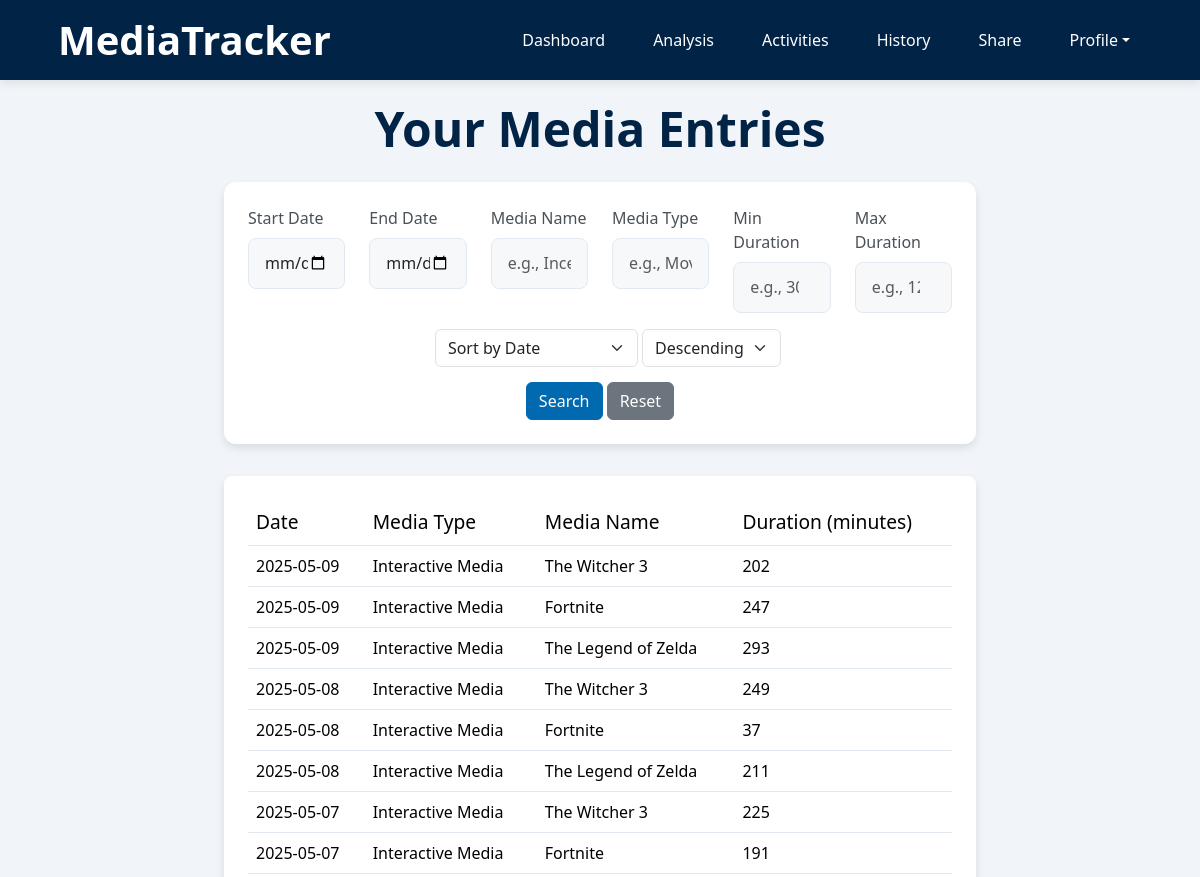
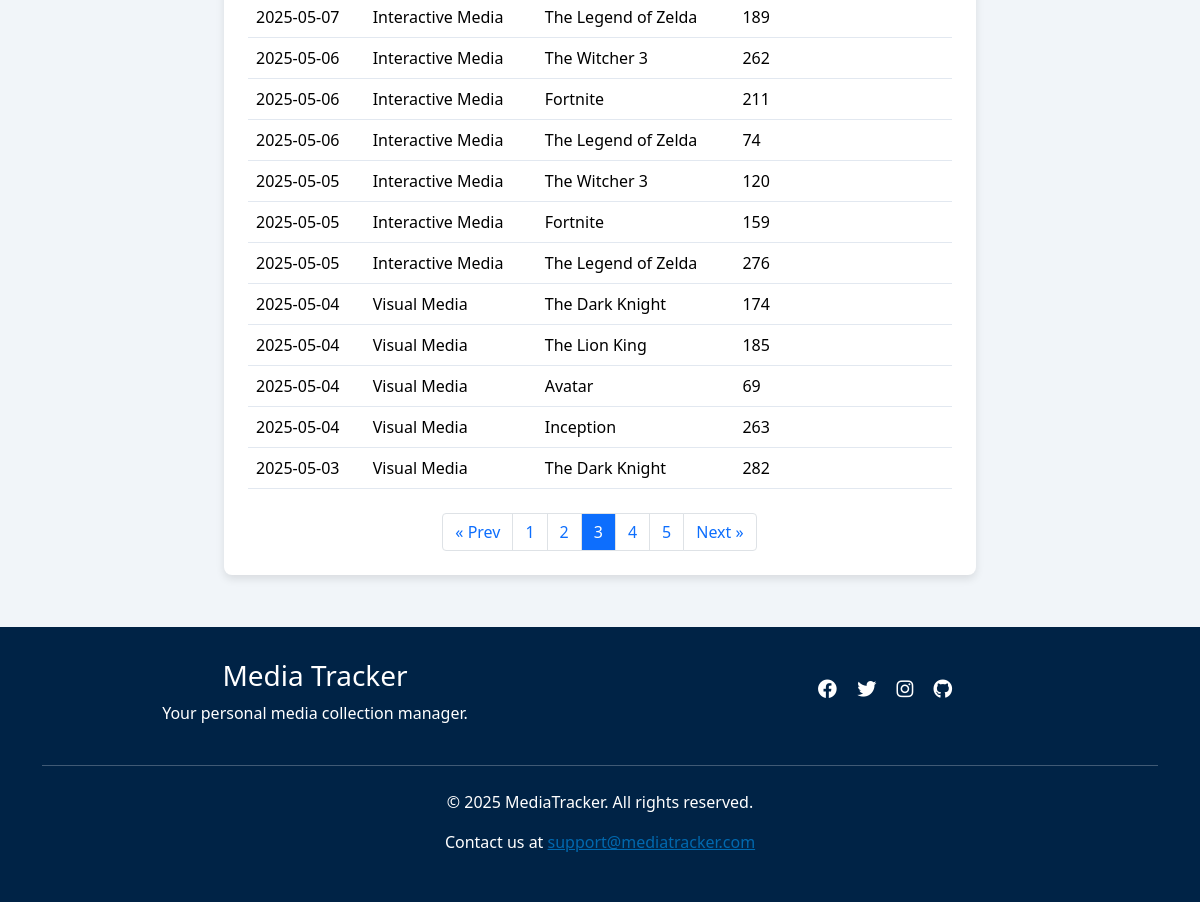
The page /viewdata?page=3 (signed in) on the database as committed earlier (2 pictures, top to bottom).
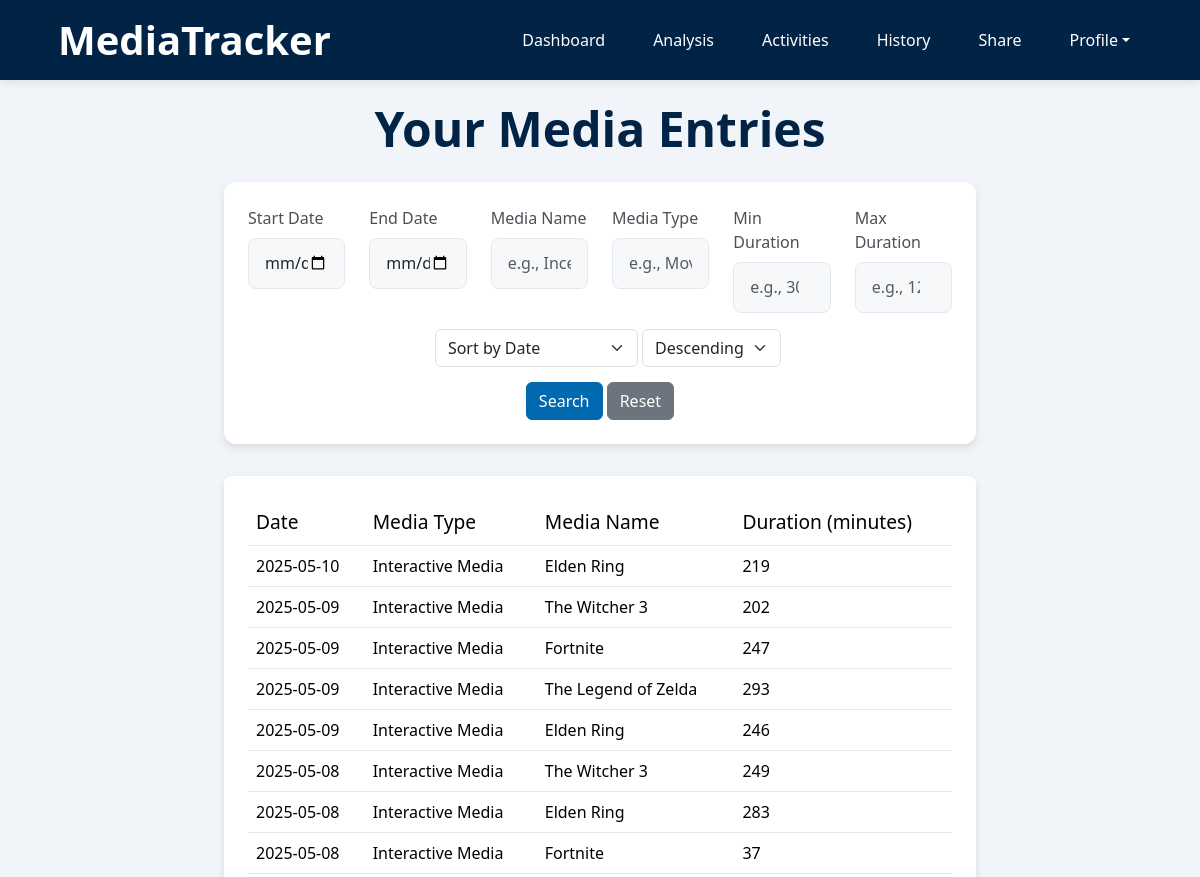
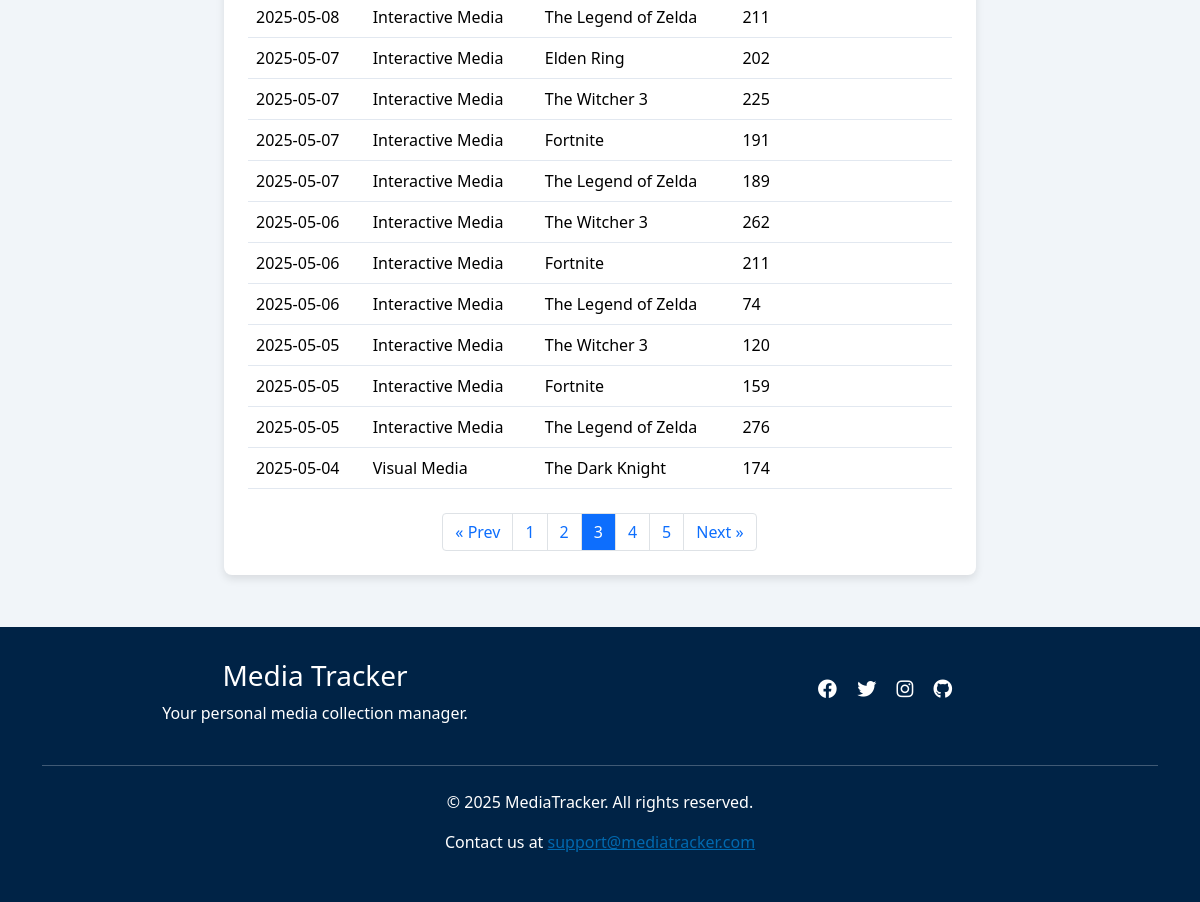
The same page on the database as committed later (2 pictures, top to bottom).
### app/models.py (models this page shows)
class Entries(db.Model):
    __tablename__ = 'Entries'
    id = db.Column(db.Integer, primary_key=True)
    activity_id = db.Column(db.Integer, db.ForeignKey('Activities.id'), nullable=True)
    date = db.Column(db.Date, nullable=False)
    duration = db.Column(db.Integer, nullable=False)
    comment = db.Column(db.Text, nullable=True)

class Activities(db.Model):
    __tablename__ = 'Activities'
    id = db.Column(db.Integer, primary_key=True)
    username = db.Column(db.String(80), db.ForeignKey('Users.username'), nullable=False)
    media_type = db.Column(db.String(50), nullable=False)
    media_subtype = db.Column(db.String(50), nullable=True)
    media_name = db.Column(db.String(120), nullable=False)
    status = db.Column(db.String(20), nullable=False, default='ongoing')
    start_date = db.Column(db.Date, nullable=True)
    end_date = db.Column(db.Date, nullable=True)
    rating = db.Column(db.Float, nullable=True)
    comment = db.Column(db.Text, nullable=True)
    media_entries = db.relationship('Entries', backref='activity')

### app/routes.py (the view)
@blueprint.route('/viewdata', methods=['GET'])
@login_required
def viewdata():
    result = get_entries(current_user.username, request)
    if result: return result

### app/forms.py
class DeleteEntryForm(FlaskForm):
    entry_id = HiddenField('Entry ID', validators=[DataRequired()])
    submit = SubmitField('Delete Entry')

### app/models.py (called while the page is built)
@login.user_loader
def load_user(username):
    return db.session.get(Users, username)

### app/templates/viewdata.html (shortened to what the changed rows need)
{% extends "base.html" %}
{% block content %}
<div class="page-container">
    {% if current_user.username == username %}
        <h2 class="text-center page-title">Your Media Entries</h2>
    {% else %}
        <h2 class="text-center page-title">{{ username }}'s Media Entries</h2>
    {% endif %}
    <section class="table-section wow fadeIn" data-wow-duration="0.2s" data-wow-delay="0.1">
        <table class="table hover">
            <thead>
                <tr>
                    <th class="wow fadeInUp" data-wow-duration="0.2s" data-wow-delay="0.1s">Date</th>
                    <th class="wow fadeInUp" data-wow-duration="0.2s" data-wow-delay="0.15s">Media Type</th>
                    <th class="wow fadeInUp" data-wow-duration="0.2s" data-wow-delay="0.2s">Media Name</th>
                    <th class="wow fadeInUp" data-wow-duration="0.2s" data-wow-delay="0.25s">Duration (minutes)</th>
                </tr>
            </thead>
            <tbody>
                {% for entry in entries %}
                <tr class="entry-row wow animate__animated" data-wow-duration="0.5s">
                    <td class="wow fadeInUp" data-wow-duration="0.2s" data-wow-delay="0.1s">{{ entry.date }}</td>
                    <td class="wow fadeInUp" data-wow-duration="0.2s" data-wow-delay="0.15s">{{ entry.activity.media_type }}</td>
                    <td class="wow fadeInUp" data-wow-duration="0.2s" data-wow-delay="0.2s">{{ entry.activity.media_name }}</td>
                    <td class="wow fadeInUp" data-wow-duration="0.2s" data-wow-delay="0.25s">{{ entry.duration }}</td>
                </tr>
                {% endfor %}
            </tbody>
        </table>
        {% if total_pages > 1 %}
            <nav aria-label="Pagination">
            <ul class="pagination justify-content-center mt-4">
                {% for p in range(1, total_pages+1) %}
                <li class="page-item {% if p==page %}active{% endif %}">
                    <a class="page-link"
                    href="{{ url_for(request.endpoint, page=p, **request_args) }}">
                    {{ p }}
                    </a>
                </li>
                {% endfor %}
            </ul>
            </nav>
            {% endif %}
    </section>
</div>
{% endblock %}

Rows that differ between the two databases and show on the page:
no longer on this page (row unchanged): Entries: date "2025-05-04", activity.media_type "Visual Media", activity.media_name "The Lion King", duration "185"
no longer on this page (row unchanged): Entries: date "2025-05-04", activity.media_type "Visual Media", activity.media_name "Avatar", duration "69"
no longer on this page (row unchanged): Entries: date "2025-05-04", activity.media_type "Visual Media", activity.media_name "Inception", duration "263"
no longer on this page (row unchanged): Entries: date "2025-05-03", activity.media_type "Visual Media", activity.media_name "The Dark Knight", duration "282"
added Entries: date "2025-05-10", activity.media_type "Interactive Media", activity.media_name "Elden Ring", duration "219"
added Entries: date "2025-05-09", activity.media_type "Interactive Media", activity.media_name "Elden Ring", duration "246"
added Entries: date "2025-05-08", activity.media_type "Interactive Media", activity.media_name "Elden Ring", duration "283"
added Entries: date "2025-05-07", activity.media_type "Interactive Media", activity.media_name "Elden Ring", duration "202"
